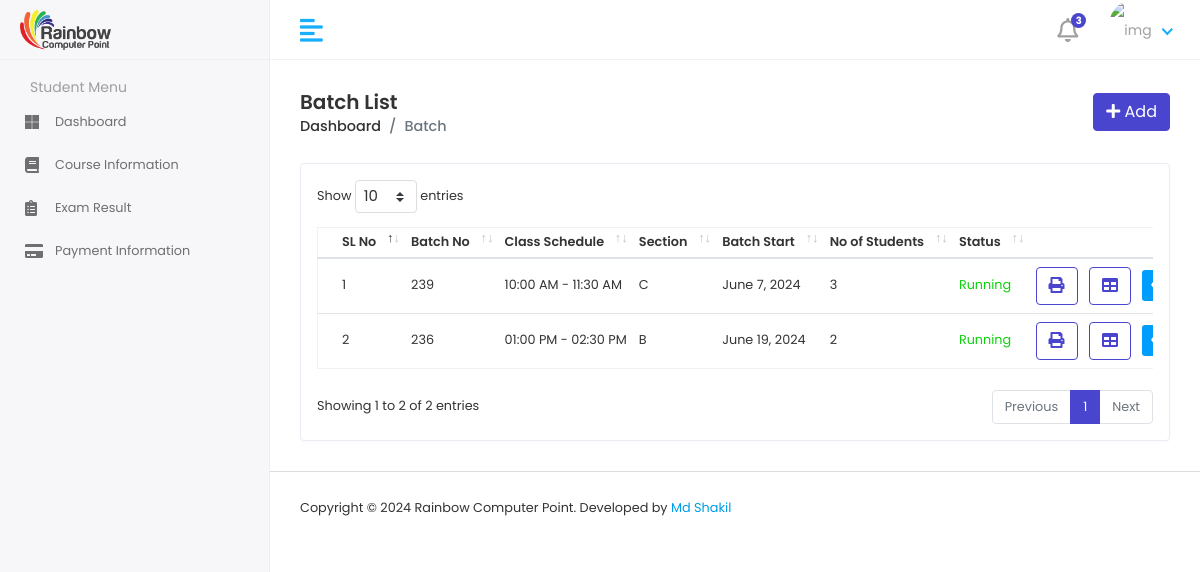
/batchList/ (signed in), run on an earlier commit of the app's database.
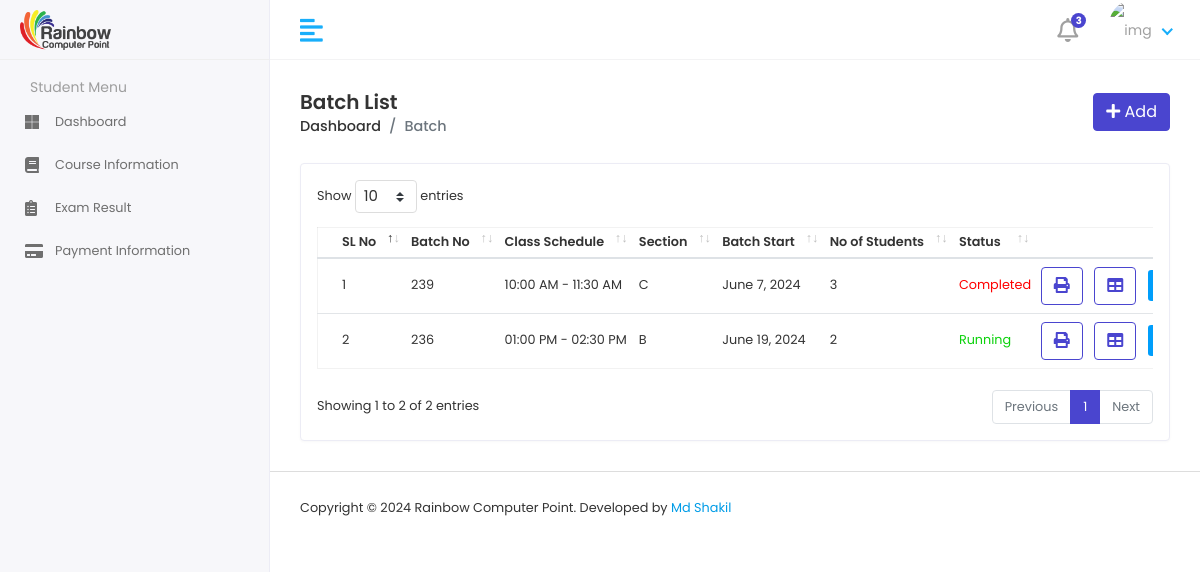
And on a later commit of the database.
### RainbowApp/models.py (models this page shows, shortened)
class BatchInfoModel(models.Model):
    BatchNo = models.CharField(max_length=100, null=True)
    SCHEDULE = [
        ('09:00 AM - 10:00 AM','09:00 AM - 10:00 AM'),
        ('10:00 AM - 11:30 AM','10:00 AM - 11:30 AM'),
        ('11:30 AM - 01:00 PM','11:30 AM - 01:00 PM'),
        ('01:00 PM - 02:30 PM','01:00 PM - 02:30 PM'),
        ('03:00 PM - 04:30 PM','03:00 PM - 04:30 PM'),
        ('04:30 PM - 06:00 PM','04:30 PM - 06:00 PM'),
        ('06:00 PM - 07:30 PM','06:00 PM - 07:30 PM'),
        ('08:00 PM - 09:30 PM','08:00 PM - 09:30 PM'),
    ]
    Batchschedule = models.CharField(choices=SCHEDULE,max_length=100, null=True)
    SECTION = [
        ('A','A'),
        ('B','B'),
        ('C','C'),
    ]
    Section = models.CharField(choices=SECTION,max_length=100, null=True)
    STATUS = [
        ('Running','Running'),
        ('Completed','Completed'),
    ]
    Status = models.CharField(choices=STATUS,max_length=100, null=True)
    BatchStart = models.DateField()

### RainbowProject/batchviews.py (the view)
# urls.py: path('batchList/',batchList, name='batchList'),
@login_required
def batchList(request):
    batchData = BatchInfoModel.objects.all()
    batch_data_with_counts = []
    for batch in batchData:
        student_count = StudentInfoModel.objects.filter(BatchNo=batch).count()
        batch_data_with_counts.append((batch, student_count))
    context = {
        'batch_data_with_counts': batch_data_with_counts
    }
    return render(request, 'mybatch/batchlist.html', context)

### template/mybatch/batchlist.html (shortened to what this page needs)
{% extends 'adminmaster/adminmaster.html' %}
{% block admincontent %}
{% load static %}
<div class="content container-fluid">
    <div class="page-header">
       <div class="row align-items-center">
          <div class="col">
             <h3 class="page-title">Batch List</h3>
             <ul class="breadcrumb">
                <li class="breadcrumb-item"><a href="{% url 'adminDashboard' %}">Dashboard</a></li>
                <li class="breadcrumb-item active">Batch</li>
             </ul>
          </div>
          <div class="col-auto text-right float-right ml-auto">
             <a href="{% url 'addBatch' %}" class="btn btn-primary"><i class="fas fa-plus"></i> Add</a>
          </div>
       </div>
    </div>
    <div class="row">
       <div class="col-sm-12">
          <div class="card card-table">
             <div class="card-body">
                <div class="table-responsive">
                    {% include 'commons/message.html' %}
                    <table class="table table-hover table-center mb-0 datatable">
                     <thead>
                         <tr>
                             <th>SL No</th>
                             <th>Batch No</th>
                             <th>Class Schedule</th>
                             <th>Section</th>
                             <th>Batch Start</th>
                             <th>No of Students</th>
                             <th>Status</th>
                             <th class="text-right">Action</th>
                         </tr>
                     </thead>
                     <tbody>
                         {% for batch, student_count in batch_data_with_counts %}
                         <tr>
                             <td>{{ forloop.counter }}</td>
                             <td>{{ batch.BatchNo }}</td>
                             <td>{{ batch.Batchschedule }}</td>
                             <td>{{ batch.Section }}</td>
                             <td>{{ batch.BatchStart }}</td>
                             <td>{{ student_count }}</td>
                             <td {% if batch.Status == 'Running' %} style="color:rgb(12, 210, 12);" {% else %} style="color:red" {% endif %}>
                                 {{ batch.Status }}
                             </td>
                             <td class="text-right">
                                 <div class="actions">
                                    <button onclick="printBatch('{{ batch.BatchNo }}')" class="btn btn-outline-primary mr-2">
                                        <i class="fas fa-print"></i>
                                    </button>
                                    <button onclick="printBatchAttendance('{{ batch.BatchNo }}')" class="btn btn-outline-primary mr-2">
                                        <i class="fas fa-table"></i>
                                    </button>
                                     <a href="{% url 'viewSingleBatch' batch.BatchNo %}" class="btn btn-sm bg-info-light mr-2">
                                     </a>
                                 </div>
                             </td>
                         </tr>
                         {% endfor %}
                     </tbody>
                 </table>
                </div>
             </div>
          </div>
       </div>
    </div>
 </div>
{% endblock admincontent %}

What changed in the data, as far as the page shows it:
changed BatchInfoModel "10:00 AM - 11:30 AM": Status "Running" → "Completed"
